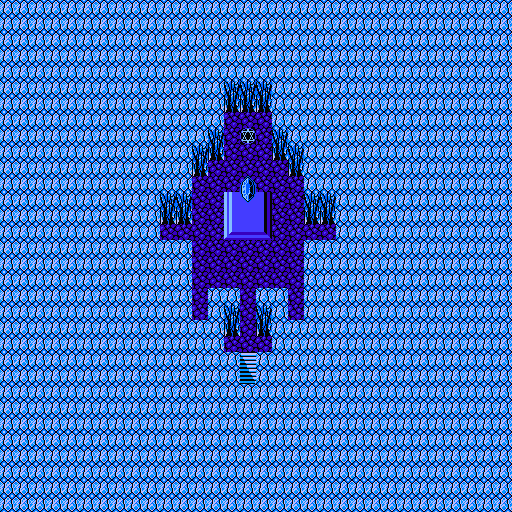

This game map was drawn from its Tiled (.tmx) file and the tilesets committed beside it. A one-line description and the full map source follow:
An orthogonal 32x32 tile map with 16x16 px tiles, 2 tile layers (floor, floating).

<map version="1.10" tiledversion="1.10.2" orientation="orthogonal" renderorder="right-down" width="32" height="32" tilewidth="16" tileheight="16" infinite="0" nextlayerid="5" nextobjectid="1">
 <editorsettings>
  <export target="../../Resources/Areas/AltarCave/Room3/TileMap.tmj" format="json" />
 </editorsettings>
 <tileset firstgid="1" source="TileSet.tsx" />
 <layer id="3" name="floor" width="32" height="32">
  <data encoding="csv">
20,20,20,20,20,20,20,20,20,20,20,20,20,20,20,20,20,20,20,20,20,20,20,20,20,20,20,20,20,20,20,20,
20,20,20,20,20,20,20,20,20,20,20,20,20,20,20,20,20,20,20,20,20,20,20,20,20,20,20,20,20,20,20,20,
20,20,20,20,20,20,20,20,20,20,20,20,20,20,20,20,20,20,20,20,20,20,20,20,20,20,20,20,20,20,20,20,
20,20,20,20,20,20,20,20,20,20,20,20,20,20,20,20,20,20,20,20,20,20,20,20,20,20,20,20,20,20,20,20,
20,20,20,20,20,20,20,20,20,20,20,20,20,20,20,20,20,20,20,20,20,20,20,20,20,20,20,20,20,20,20,20,
20,20,20,20,20,20,20,20,20,20,20,20,20,20,23,23,23,20,20,20,20,20,20,20,20,20,20,20,20,20,20,20,
20,20,20,20,20,20,20,20,20,20,20,20,20,20,31,31,31,20,20,20,20,20,20,20,20,20,20,20,20,20,20,20,
20,20,20,20,20,20,20,20,20,20,20,20,20,20,28,28,28,20,20,20,20,20,20,20,20,20,20,20,20,20,20,20,
20,20,20,20,20,20,20,20,20,20,20,20,20,23,28,9,28,23,20,20,20,20,20,20,20,20,20,20,20,20,20,20,
20,20,20,20,20,20,20,20,20,20,20,20,23,31,28,28,28,31,23,20,20,20,20,20,20,20,20,20,20,20,20,20,
20,20,20,20,20,20,20,20,20,20,20,20,31,28,28,28,28,28,31,20,20,20,20,20,20,20,20,20,20,20,20,20,
20,20,20,20,20,20,20,20,20,20,20,20,28,28,28,28,28,28,28,20,20,20,20,20,20,20,20,20,20,20,20,20,
20,20,20,20,20,20,20,20,20,20,23,23,28,28,2,13,4,28,28,23,23,20,20,20,20,20,20,20,20,20,20,20,
20,20,20,20,20,20,20,20,20,20,31,31,28,28,2,3,4,28,28,31,31,20,20,20,20,20,20,20,20,20,20,20,
20,20,20,20,20,20,20,20,20,20,28,28,28,28,10,11,12,28,28,28,28,20,20,20,20,20,20,20,20,20,20,20,
20,20,20,20,20,20,20,20,20,20,20,20,28,28,28,28,28,28,28,20,20,20,20,20,20,20,20,20,20,20,20,20,
20,20,20,20,20,20,20,20,20,20,20,20,28,28,28,28,28,28,28,20,20,20,20,20,20,20,20,20,20,20,20,20,
20,20,20,20,20,20,20,20,20,20,20,20,28,28,28,28,28,28,28,20,20,20,20,20,20,20,20,20,20,20,20,20,
20,20,20,20,20,20,20,20,20,20,20,20,28,20,20,28,20,20,28,20,20,20,20,20,20,20,20,20,20,20,20,20,
20,20,20,20,20,20,20,20,20,20,20,20,28,20,23,28,23,20,28,20,20,20,20,20,20,20,20,20,20,20,20,20,
20,20,20,20,20,20,20,20,20,20,20,20,20,20,31,28,31,20,20,20,20,20,20,20,20,20,20,20,20,20,20,20,
20,20,20,20,20,20,20,20,20,20,20,20,20,20,28,28,28,20,20,20,20,20,20,20,20,20,20,20,20,20,20,20,
20,20,20,20,20,20,20,20,20,20,20,20,20,20,20,21,20,20,20,20,20,20,20,20,20,20,20,20,20,20,20,20,
20,20,20,20,20,20,20,20,20,20,20,20,20,20,20,29,20,20,20,20,20,20,20,20,20,20,20,20,20,20,20,20,
20,20,20,20,20,20,20,20,20,20,20,20,20,20,20,20,20,20,20,20,20,20,20,20,20,20,20,20,20,20,20,20,
20,20,20,20,20,20,20,20,20,20,20,20,20,20,20,20,20,20,20,20,20,20,20,20,20,20,20,20,20,20,20,20,
20,20,20,20,20,20,20,20,20,20,20,20,20,20,20,20,20,20,20,20,20,20,20,20,20,20,20,20,20,20,20,20,
20,20,20,20,20,20,20,20,20,20,20,20,20,20,20,20,20,20,20,20,20,20,20,20,20,20,20,20,20,20,20,20,
20,20,20,20,20,20,20,20,20,20,20,20,20,20,20,20,20,20,20,20,20,20,20,20,20,20,20,20,20,20,20,20,
20,20,20,20,20,20,20,20,20,20,20,20,20,20,20,20,20,20,20,20,20,20,20,20,20,20,20,20,20,20,20,20,
20,20,20,20,20,20,20,20,20,20,20,20,20,20,20,20,20,20,20,20,20,20,20,20,20,20,20,20,20,20,20,20,
20,20,20,20,20,20,20,20,20,20,20,20,20,20,20,20,20,20,20,20,20,20,20,20,20,20,20,20,20,20,20,20
</data>
 </layer>
 <layer id="4" name="floating" width="32" height="32">
  <data encoding="csv">
0,0,0,0,0,0,0,0,0,0,0,0,0,0,0,0,0,0,0,0,0,0,0,0,0,0,0,0,0,0,0,0,
0,0,0,0,0,0,0,0,0,0,0,0,0,0,0,0,0,0,0,0,0,0,0,0,0,0,0,0,0,0,0,0,
0,0,0,0,0,0,0,0,0,0,0,0,0,0,0,0,0,0,0,0,0,0,0,0,0,0,0,0,0,0,0,0,
0,0,0,0,0,0,0,0,0,0,0,0,0,0,0,0,0,0,0,0,0,0,0,0,0,0,0,0,0,0,0,0,
0,0,0,0,0,0,0,0,0,0,0,0,0,0,0,0,0,0,0,0,0,0,0,0,0,0,0,0,0,0,0,0,
0,0,0,0,0,0,0,0,0,0,0,0,0,0,0,0,0,0,0,0,0,0,0,0,0,0,0,0,0,0,0,0,
0,0,0,0,0,0,0,0,0,0,0,0,0,0,0,0,0,0,0,0,0,0,0,0,0,0,0,0,0,0,0,0,
0,0,0,0,0,0,0,0,0,0,0,0,0,0,0,0,0,0,0,0,0,0,0,0,0,0,0,0,0,0,0,0,
0,0,0,0,0,0,0,0,0,0,0,0,0,0,0,0,0,0,0,0,0,0,0,0,0,0,0,0,0,0,0,0,
0,0,0,0,0,0,0,0,0,0,0,0,0,0,0,0,0,0,0,0,0,0,0,0,0,0,0,0,0,0,0,0,
0,0,0,0,0,0,0,0,0,0,0,0,0,0,0,0,0,0,0,0,0,0,0,0,0,0,0,0,0,0,0,0,
0,0,0,0,0,0,0,0,0,0,0,0,0,0,0,5,0,0,0,0,0,0,0,0,0,0,0,0,0,0,0,0,
0,0,0,0,0,0,0,0,0,0,0,0,0,0,0,0,0,0,0,0,0,0,0,0,0,0,0,0,0,0,0,0,
0,0,0,0,0,0,0,0,0,0,0,0,0,0,0,0,0,0,0,0,0,0,0,0,0,0,0,0,0,0,0,0,
0,0,0,0,0,0,0,0,0,0,0,0,0,0,0,0,0,0,0,0,0,0,0,0,0,0,0,0,0,0,0,0,
0,0,0,0,0,0,0,0,0,0,0,0,0,0,0,0,0,0,0,0,0,0,0,0,0,0,0,0,0,0,0,0,
0,0,0,0,0,0,0,0,0,0,0,0,0,0,0,0,0,0,0,0,0,0,0,0,0,0,0,0,0,0,0,0,
0,0,0,0,0,0,0,0,0,0,0,0,0,0,0,0,0,0,0,0,0,0,0,0,0,0,0,0,0,0,0,0,
0,0,0,0,0,0,0,0,0,0,0,0,0,0,0,0,0,0,0,0,0,0,0,0,0,0,0,0,0,0,0,0,
0,0,0,0,0,0,0,0,0,0,0,0,0,0,0,0,0,0,0,0,0,0,0,0,0,0,0,0,0,0,0,0,
0,0,0,0,0,0,0,0,0,0,0,0,0,0,0,0,0,0,0,0,0,0,0,0,0,0,0,0,0,0,0,0,
0,0,0,0,0,0,0,0,0,0,0,0,0,0,0,0,0,0,0,0,0,0,0,0,0,0,0,0,0,0,0,0,
0,0,0,0,0,0,0,0,0,0,0,0,0,0,0,0,0,0,0,0,0,0,0,0,0,0,0,0,0,0,0,0,
0,0,0,0,0,0,0,0,0,0,0,0,0,0,0,0,0,0,0,0,0,0,0,0,0,0,0,0,0,0,0,0,
0,0,0,0,0,0,0,0,0,0,0,0,0,0,0,0,0,0,0,0,0,0,0,0,0,0,0,0,0,0,0,0,
0,0,0,0,0,0,0,0,0,0,0,0,0,0,0,0,0,0,0,0,0,0,0,0,0,0,0,0,0,0,0,0,
0,0,0,0,0,0,0,0,0,0,0,0,0,0,0,0,0,0,0,0,0,0,0,0,0,0,0,0,0,0,0,0,
0,0,0,0,0,0,0,0,0,0,0,0,0,0,0,0,0,0,0,0,0,0,0,0,0,0,0,0,0,0,0,0,
0,0,0,0,0,0,0,0,0,0,0,0,0,0,0,0,0,0,0,0,0,0,0,0,0,0,0,0,0,0,0,0,
0,0,0,0,0,0,0,0,0,0,0,0,0,0,0,0,0,0,0,0,0,0,0,0,0,0,0,0,0,0,0,0,
0,0,0,0,0,0,0,0,0,0,0,0,0,0,0,0,0,0,0,0,0,0,0,0,0,0,0,0,0,0,0,0,
0,0,0,0,0,0,0,0,0,0,0,0,0,0,0,0,0,0,0,0,0,0,0,0,0,0,0,0,0,0,0,0
</data>
 </layer>
</map>